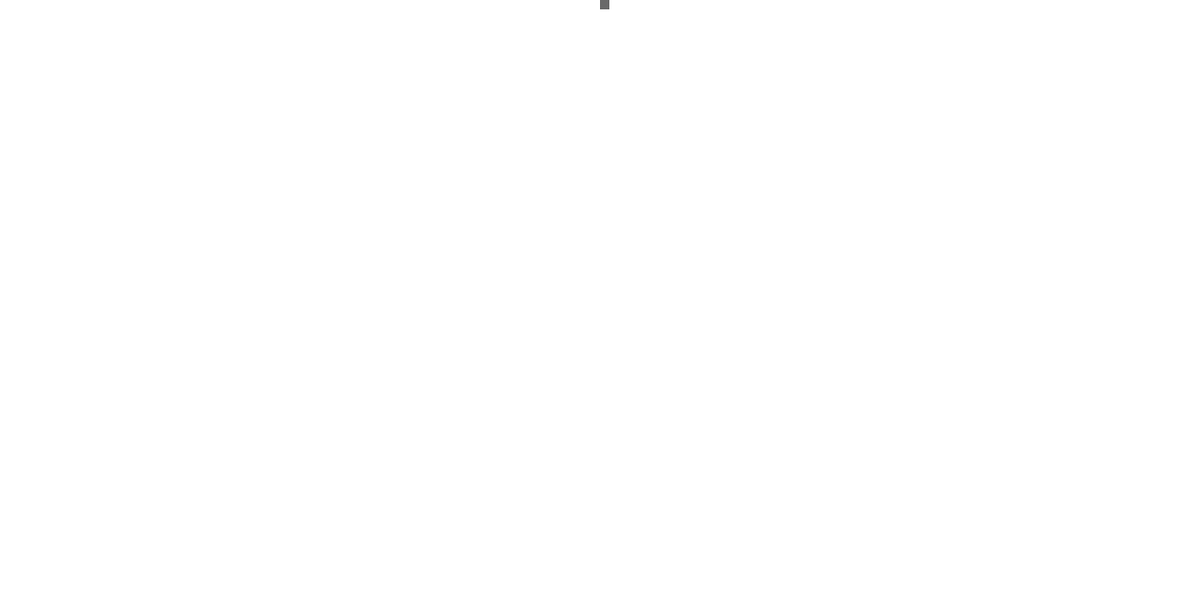
Frame 1 (no input)
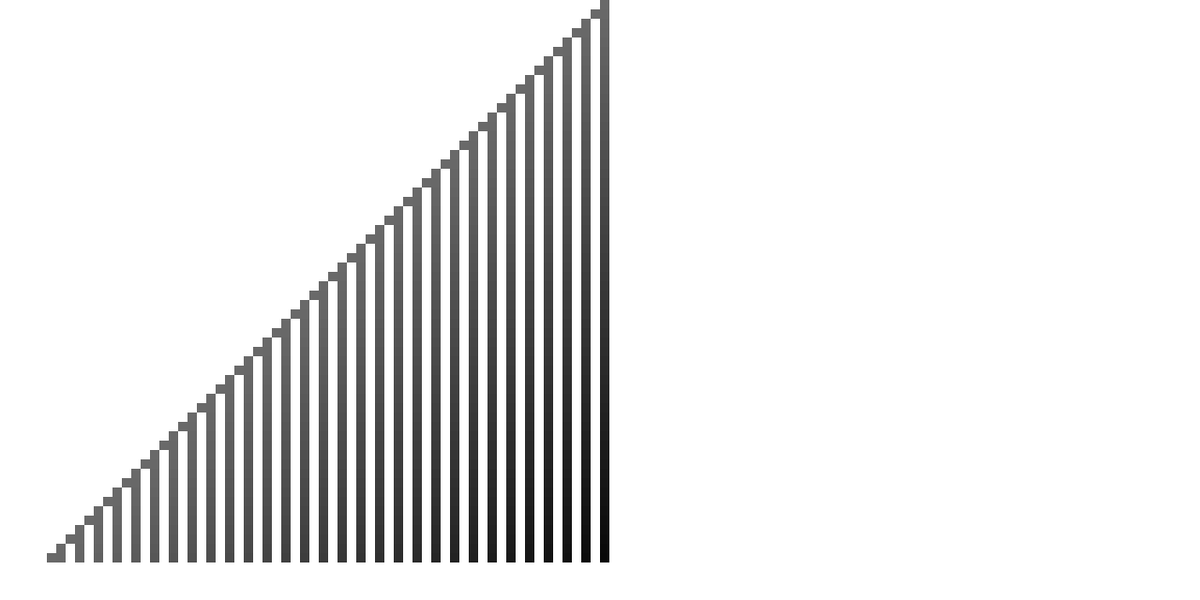
Frame 60 (the mouse pressed at the canvas centre just before this capture)
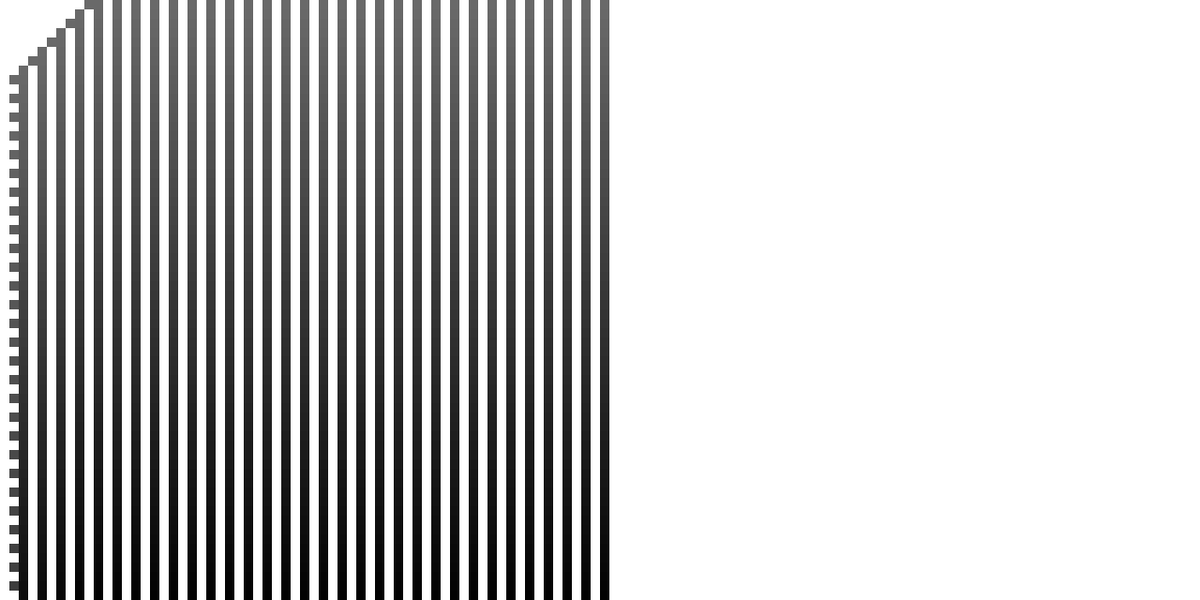
Frame 120 (the mouse held since frame 60 and released just before this capture)

The Processing sketch that drew these frames (run headless with seeded random() and noise(); from frame 60 on, the mouse is pressed at the canvas centre):

// Processing sketch: NoC_7_Ex3_2
// ── NoC_7_Ex3_2.pde
CA ca;

void setup() {
  size(1280, 640);
  noStroke();
  ca = new CA();
}


void draw() {
  background(255);
  ca.display();

}

// ── CA.pde
import java.util.Random;

class CA {
  int[] cells, ruleset;
  ArrayList<int[]> history;
  int w;
  int generation = 0;

  CA() {
    w = 10;
    cells = new int[width/w];
    history = new ArrayList<int[]>();
    cells[cells.length/2] = 1; //set mid cell to on
    history.add(cells); //set first row of history to starting cells
    ruleset = new int[]{0, 1, 1, 0, 0, 0, 1, 0}; //far left is on on on, far right in off off off
  }

  void display() {
    for (int j = 0; j < history.size(); j++) {
      for (int i = 0; i < history.get(j).length; i++) {

        
        //this sets the alpha of a cell proportional to the number of filled cells above it in the page
        int sum = 0;
        for (int k = 0; k < j; k++) {
          sum += history.get(k)[i];
        }
        
        
        int colour = (history.get(j)[i] == 0) ? 255 : 0;
        float alph = map(sum, 0, height/w, 150, 255);
        fill(colour, alph);
        rect(i * w, j * w, w, w);
      }
    }

    if (generation < height/w) {
      generate();
    } else { 
      generate(); 
      //creates the scrolling history
      history.remove(0);
    }
  }


  void generate() {
    int[] next_cells = new int[cells.length];

    for (int i = 1; i < cells.length - 1; i++) {

      //determine neighbours so we can apply ruleset
      int left = cells[i - 1];
      int mid = cells[i];
      int right = cells[i + 1];

      next_cells[i] = rules(left, mid, right);
    }
    //once the next gen has been calculated, replace current gen with this
    cells = next_cells;
    history.add(next_cells);
    generation++;
  }

  //function that applies ruleset given input of cell's neighbours
  int rules(int left, int mid, int right) {

    String s = "" + left + mid + right; //converts say 1, 0, 1 to 101, which is 5 in binary
    int binary_index = Integer.parseInt(s, 2);


    //need to reverse index as far left is 1 1 1 which is binary for 7
    return ruleset[binary_index];
  }
}
